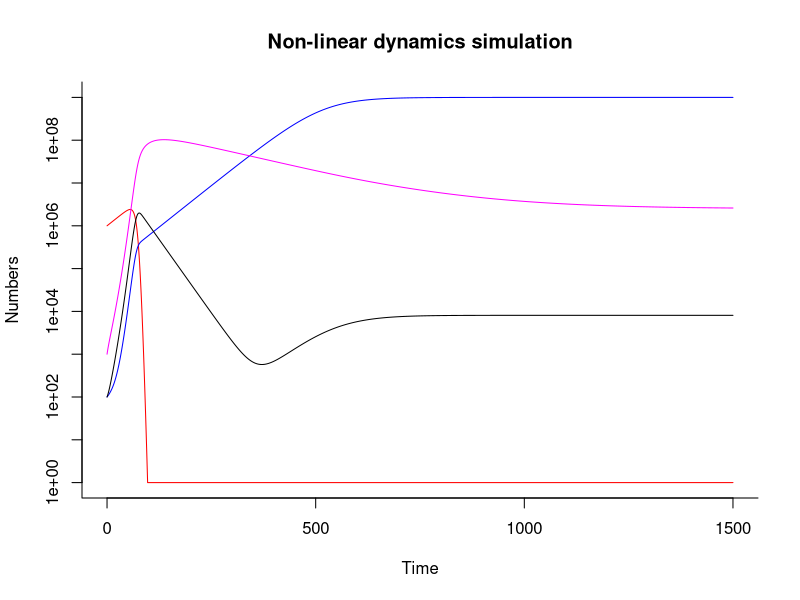

The R source for this figure:
## ---- chunk 1
pastvalue=function(dyno,lag){

tinc=0.01
bfl=3000

maxlag=(bfl-1)*tinc
p=0

if(lag>maxlag){
if(p==bfl) midpnt=1 else midpnt=p+1
past=hisy[midpnt,dyno]}

else

{
dispnt=floor((lag/tinc)+0.5)
disp=(dispnt*tinc-lag)/tinc

A=0.5*disp*(disp-1)
B=(1-disp^2)
C=0.5*disp*(disp+1)

if (dispnt>p) midpnt=p+dispnt else midpnt=bfl+p-dispnt

if(midpnt==1) leftpnt=bfl else leftpnt=midpnt-1

if(midpnt==bfl) rightpnt=1 else rightpnt=midpnt+1

R=hisy[rightpnt,dyno]
L=hisy[leftpnt,dyno]
M=hisy[midpnt,dyno]

past=A*L+B*M+C*R
}

past}
## ---- chunk 2
nvar=4

r=0.0179
rl=0.0179

K=10^9

mus=7.8*10^-6
mul=7.8*10^-6
mui=7.8*10^-6
muv=5.1*10^-3

beta=10^-8
alpha=0.0316
gamma=50

f=0.1
ee=2.56*10^-7

y=array(dim=(nvar))

derivs<-function(x,y){
  yx[1]=-beta*y[1]*y[4]-mus*y[1]+r*y[1]*(1-(y[1]+y[2]+y[3])/K)
  yx[2]=f*beta*y[1]*y[4]-(mul+ee)*y[2]+(rl*y[2]*(1-(y[1]+y[2]+y[3])/K))
  yx[3]=(1-f)*beta*y[1]*y[4]+ee*y[2]-(alpha+mui)*y[3]
  yx[4]=alpha*gamma*y[3]-muv*y[4]
  yx

}

## ---- chunk 3
y[1]=10^6
y[2]=100
y[3]=100
y[4]=1000

obs=150000
buflen=3000
v=0.0
h=0.01

yt=array(1:nvar)
dyt=array(1:nvar)
dym=array(1:nvar)
yout=array(1:nvar)
yx=array(1:nvar)
eqn=array(1:nvar)

hisy=array(0,dim=c(buflen,nvar))
tmp=array(0,dim=c(buflen,nvar))
## ---- chunk 4

rk4=function(dydx,y,t,n){
for(jj in	1:n)
	yt[jj]=y[jj]+dydx[jj]*h/2
	dyt=derivs(t+h/2,yt)
for(jj in 1:n)
	yt[jj]=y[jj]+h/2*dyt[jj]
	dym=derivs(t+h/2,yt)
for(jj in 1:n)
	yt[jj]=y[jj]+h*dym[jj]
	dym=dyt+dym
	dyt=derivs(t+h,yt)
for(jj in 1:n)
	yout[jj]=y[jj]+(h/6)*(dydx[jj]+dyt[jj]+2*dym[jj])
	yout
}

## ---- chunk 5
t1=array(1:obs)
x1=array(dim=c(obs,nvar))

for(i in 1:obs){
	eqn=derivs(v,y)
	y=rk4(eqn,y,v,nvar)

	v=v+h
	x1[i,]=y
	t1[i]=v}

range(x1[,1])
range(x1[,2])
range(x1[,3])
range(x1[,4])
tail(x1, 1)

plot(seq(0, max(t1), length = 10),
     seq(1, max(pmax(x1, 1)), length = 10),
     bty = "l", xlab = "Time", ylab = "Numbers",
     main = "Non-linear dynamics simulation",
     type = "n", log = "y")

lines(t1, pmax(x1[,1], 1), col = "red")
lines(t1, pmax(x1[,2], 1), col = "blue")
lines(t1, pmax(x1[,3], 1), col = "black")
lines(t1, pmax(x1[,4], 1), col = "magenta")
